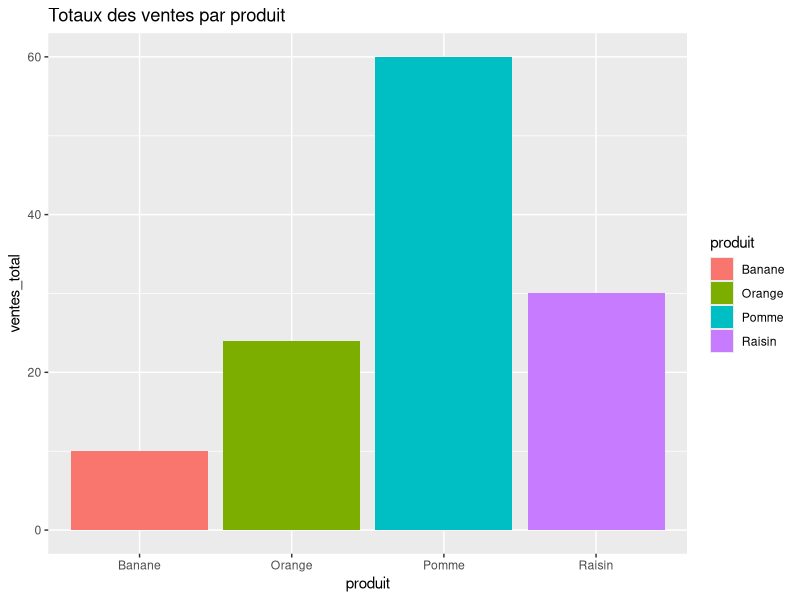

Reproduce this figure in R.
library(ggplot2)

produit <- c("Pomme", "Orange", "Banane", "Raisin")
quantite <- c(50, 30, 20, 15)
prix <- c(1.2, 0.8, 0.5, 2.0)

ventes <- data.frame(Produit = produit, Quantite = quantite, Prix = prix)

total <- cbind(ventes, Total = ventes$Quantite*ventes$Prix)

ventes_total <- ventes$Quantite*ventes$Prix

print(total)

ggplot(ventes, aes(x=produit, y=ventes_total, fill=produit)) + geom_bar(stat = "identity") + labs(title="Totaux des ventes par produit")
